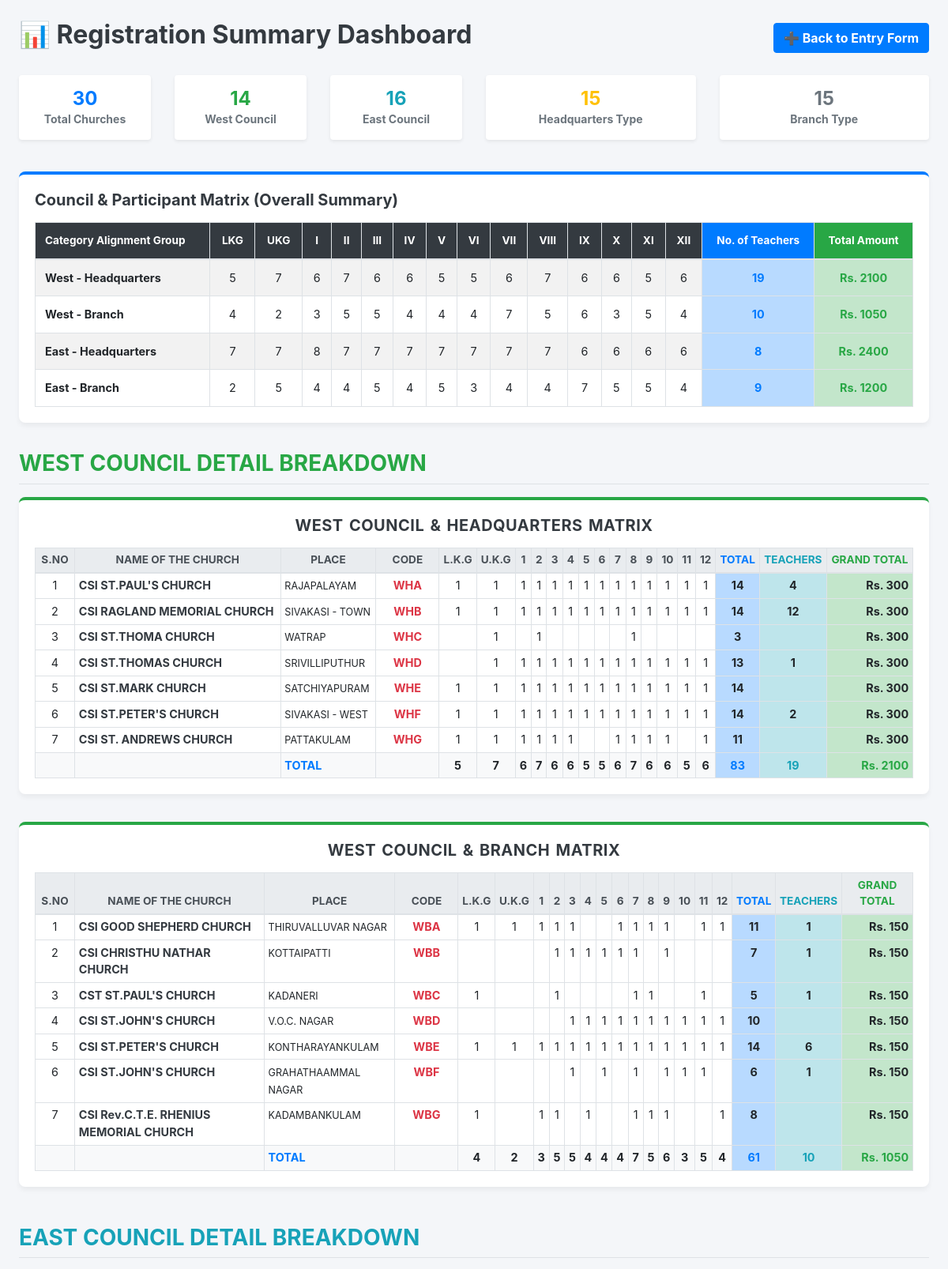
The app's page /statistics (upper part) with its own data.
### tables this page shows
CREATE TABLE church_schools (
    id INTEGER PRIMARY KEY AUTOINCREMENT,
    church_name TEXT NOT NULL,
    place TEXT NOT NULL,
    council TEXT NOT NULL,
    headquarters_branch TEXT NOT NULL,
    alphabet_key TEXT NOT NULL,
    num_teachers INTEGER DEFAULT 0,
    teacher_names TEXT,
    amount_due INTEGER DEFAULT 0,
    payment_status TEXT DEFAULT 'No',
    lkg_id TEXT, lkg_name TEXT,
    ukg_id TEXT, ukg_name TEXT,
    std1_id TEXT, std1_name TEXT,
    std2_id TEXT, std2_name TEXT,
    std3_id TEXT, std3_name TEXT,
    std4_id TEXT, std4_name TEXT,
    std5_id TEXT, std5_name TEXT,
    std6_id TEXT, std6_name TEXT,
    std7_id TEXT, std7_name TEXT,
    std8_id TEXT, std8_name TEXT,
    std9_id TEXT, std9_name TEXT,
    std10_id TEXT, std10_name TEXT,
    std11_id TEXT, std11_name TEXT,
    std12_id TEXT, std12_name TEXT
);

### app.py (the view)
@app.route("/statistics")
def statistics():
    conn = get_connection()
    total_churches = conn.execute("SELECT COUNT(*) FROM church_schools").fetchone()[0]
    west_count = conn.execute("SELECT COUNT(*) FROM church_schools WHERE council='WEST Council'").fetchone()[0]
    east_count = conn.execute("SELECT COUNT(*) FROM church_schools WHERE council='EAST Council'").fetchone()[0]
    headquarters_count = conn.execute("SELECT COUNT(*) FROM church_schools WHERE headquarters_branch='Headquarters'").fetchone()[0]
    branch_count = conn.execute("SELECT COUNT(*) FROM church_schools WHERE headquarters_branch='Branch'").fetchone()[0]
    def get_aggregated_matrix(council, hq_b):
        return conn.execute(f"""
            SELECT COUNT(lkg_name), COUNT(ukg_name), COUNT(std1_name), COUNT(std2_name), COUNT(std3_name),
                   COUNT(std4_name), COUNT(std5_name), COUNT(std6_name), COUNT(std7_name), COUNT(std8_name),
                   COUNT(std9_name), COUNT(std10_name), COUNT(std11_name), COUNT(std12_name),
                   IFNULL(SUM(num_teachers), 0), IFNULL(SUM(amount_due), 0)
            FROM church_schools WHERE council='{council}' AND headquarters_branch='{hq_b}'
        """).fetchone()
    west_hq = get_aggregated_matrix("WEST Council", "Headquarters")
    west_branch = get_aggregated_matrix("WEST Council", "Branch")
    east_hq = get_aggregated_matrix("EAST Council", "Headquarters")
    east_branch = get_aggregated_matrix("EAST Council", "Branch")
    west_churches = conn.execute("""
        SELECT * FROM church_schools WHERE council='WEST Council' ORDER BY alphabet_key ASC, church_name ASC
    """).fetchall()
    east_churches = conn.execute("""
        SELECT * FROM church_schools WHERE council='EAST Council' ORDER BY alphabet_key ASC, church_name ASC
    """).fetchall()
    conn.close()
    return render_template(
        "statistics.html",
        total_churches=total_churches,
        west_count=west_count,
        east_count=east_count,
        headquarters_count=headquarters_count,
        branch_count=branch_count,
        west_hq=west_hq,
        west_branch=west_branch,
        east_hq=east_hq,
        east_branch=east_branch,
        west_churches=west_churches,
        east_churches=east_churches
    )

### app.py (called while the page is built)
def get_connection():
    conn = sqlite3.connect(DATABASE)
    conn.row_factory = sqlite3.Row
    return conn

### templates/statistics.html (shortened to what this page needs)
<!DOCTYPE html>
<html lang="en">
<head>
    <link rel="stylesheet" href="https://cdnjs.cloudflare.com/ajax/libs/bootstrap/4.6.2/css/bootstrap.min.css">
</head>
<body>
<div class="container-fluid px-4">
    <div class="d-flex justify-content-between align-items-center mb-4">
        <h2 class="text-dark font-weight-bold">📊 Registration Summary Dashboard</h2>
        <a href="/data-entry" class="btn btn-primary font-weight-bold">➕ Back to Entry Form</a>
    </div>
    <div class="row text-center mb-4">
        <div class="col-md-2 col-sm-4 mb-3">
            <div class="card p-3 shadow-sm border-0"><h4 class="text-primary font-weight-bold mb-0">{{ total_churches }}</h4><small class="text-muted font-weight-bold">Total Churches</small></div>
        </div>
        <div class="col-md-2 col-sm-4 mb-3">
            <div class="card p-3 shadow-sm border-0"><h4 class="text-success font-weight-bold mb-0">{{ west_count }}</h4><small class="text-muted font-weight-bold">West Council</small></div>
        </div>
        <div class="col-md-2 col-sm-4 mb-3">
            <div class="card p-3 shadow-sm border-0"><h4 class="text-info font-weight-bold mb-0">{{ east_count }}</h4><small class="text-muted font-weight-bold">East Council</small></div>
        </div>
        <div class="col-md-3 col-sm-6 mb-3">
            <div class="card p-3 shadow-sm border-0"><h4 class="text-warning font-weight-bold mb-0">{{ headquarters_count }}</h4><small class="text-muted font-weight-bold">Headquarters Type</small></div>
        </div>
        <div class="col-md-3 col-sm-6 mb-3">
            <div class="card p-3 shadow-sm border-0"><h4 class="text-secondary font-weight-bold mb-0">{{ branch_count }}</h4><small class="text-muted font-weight-bold">Branch Type</small></div>
        </div>
    </div>
    <div class="stat-card" style="border-top-color: #007bff;">
        <h5 class="font-weight-bold text-dark mb-3"> Council & Participant Matrix (Overall Summary)</h5>
        <div class="table-responsive">
            <table class="table table-bordered table-striped table-hover text-center mb-0">
                <thead class="bg-dark text-white">
                    <tr>
                        <th class="text-left">Category Alignment Group</th>
                        <th>LKG</th><th>UKG</th><th>I</th><th>II</th><th>III</th><th>IV</th><th>V</th><th>VI</th><th>VII</th><th>VIII</th><th>IX</th><th>X</th><th>XI</th><th>XII</th>
                        <th class="bg-primary text-white">No. of Teachers</th>
                        <th class="bg-success text-white">Total Amount</th>
                    </tr>
                </thead>
                <tbody>
                    <tr>
                        <td class="font-weight-bold text-left">West - Headquarters</td>
                        {% for i in range(14) %} <td>{{ west_hq[i] }}</td> {% endfor %}
                        <td class="font-weight-bold table-primary text-primary">{{ west_hq[14] }}</td>
                        <td class="font-weight-bold table-success text-success">Rs. {{ west_hq[15] }}</td>
                    </tr>
                    <tr>
                        <td class="font-weight-bold text-left">West - Branch</td>
                        {% for i in range(14) %} <td>{{ west_branch[i] }}</td> {% endfor %}
                        <td class="font-weight-bold table-primary text-primary">{{ west_branch[14] }}</td>
                        <td class="font-weight-bold table-success text-success">Rs. {{ west_branch[15] }}</td>
                    </tr>
                    <tr>
                        <td class="font-weight-bold text-left">East - Headquarters</td>
                        {% for i in range(14) %} <td>{{ east_hq[i] }}</td> {% endfor %}
                        <td class="font-weight-bold table-primary text-primary">{{ east_hq[14] }}</td>
                        <td class="font-weight-bold table-success text-success">Rs. {{ east_hq[15] }}</td>
                    </tr>
                    <tr>
                        <td class="font-weight-bold text-left">East - Branch</td>
                        {% for i in range(14) %} <td>{{ east_branch[i] }}</td> {% endfor %}
                        <td class="font-weight-bold table-primary text-primary">{{ east_branch[14] }}</td>
                        <td class="font-weight-bold table-success text-success">Rs. {{ east_branch[15] }}</td>
                    </tr>
                </tbody>
            </table>
        </div>
    </div>
    {%- macro render_council_matrix(title_label, church_dataset, target_type, border_color) -%}
    <div class="stat-card" style="border-top-color: {{ border_color }};">
        <h5 class="text-center text-dark font-weight-bold mb-3 matrix-title">{{ title_label }}</h5>
        <div class="table-responsive">
            <table class="table table-bordered table-sm text-center mb-0">
                <thead class="thead-light">
                    <tr>
                        <th style="width: 50px;">S.NO</th>
                        <th>NAME OF THE CHURCH</th>
                        <th>PLACE</th>
                        <th style="width: 80px;">CODE</th>
                        <th>L.K.G</th>
                        <th>U.K.G</th>
                        <th>1</th><th>2</th><th>3</th><th>4</th><th>5</th><th>6</th><th>7</th><th>8</th><th>9</th><th>10</th><th>11</th><th>12</th>
                        <th class="table-primary text-primary">TOTAL</th>
                        <th class="table-info text-info">TEACHERS</th>
                        <th class="table-success text-success">GRAND TOTAL</th>
                    </tr>
                </thead>
                <tbody>
                    {% set ns = namespace(row_num=0, t_lkg=0, t_ukg=0, t_s1=0, t_s2=0, t_s3=0, t_s4=0, t_s5=0, t_s6=0, t_s7=0, t_s8=0, t_s9=0, t_s10=0, t_s11=0, t_s12=0, t_total_students=0, t_teachers=0, t_grand_total=0) %}
                    {% for ch in church_dataset %}
                        {% if ch.headquarters_branch == target_type %}
                            {% set ns.row_num = ns.row_num + 1 %}
                            {% set lkg_val = 1 if ch.lkg_name else 0 %}
                            {% set ukg_val = 1 if ch.ukg_name else 0 %}
                            {% set s1_val = 1 if ch.std1_name else 0 %}
                            {% set s2_val = 1 if ch.std2_name else 0 %}
                            {% set s3_val = 1 if ch.std3_name else 0 %}
                            {% set s4_val = 1 if ch.std4_name else 0 %}
                            {% set s5_val = 1 if ch.std5_name else 0 %}
                            {% set s6_val = 1 if ch.std6_name else 0 %}
                            {% set s7_val = 1 if ch.std7_name else 0 %}
                            {% set s8_val = 1 if ch.std8_name else 0 %}
                            {% set s9_val = 1 if ch.std9_name else 0 %}
                            {% set s10_val = 1 if ch.std10_name else 0 %}
                            {% set s11_val = 1 if ch.std11_name else 0 %}
                            {% set s12_val = 1 if ch.std12_name else 0 %}
                            {% set church_student_total = lkg_val + ukg_val + s1_val + s2_val + s3_val + s4_val + s5_val + s6_val + s7_val + s8_val + s9_val + s10_val + s11_val + s12_val %}
                            {% set ns.t_lkg = ns.t_lkg + lkg_val %} {% set ns.t_ukg = ns.t_ukg + ukg_val %}
                            {% set ns.t_s1 = ns.t_s1 + s1_val %} {% set ns.t_s2 = ns.t_s2 + s2_val %}
                            {% set ns.t_s3 = ns.t_s3 + s3_val %} {% set ns.t_s4 = ns.t_s4 + s4_val %}
                            {% set ns.t_s5 = ns.t_s5 + s5_val %} {% set ns.t_s6 = ns.t_s6 + s6_val %}
                            {% set ns.t_s7 = ns.t_s7 + s7_val %} {% set ns.t_s8 = ns.t_s8 + s8_val %}
                            {% set ns.t_s9 = ns.t_s9 + s9_val %} {% set ns.t_s10 = ns.t_s10 + s10_val %}
                            {% set ns.t_s11 = ns.t_s11 + s11_val %} {% set ns.t_s12 = ns.t_s12 + s12_val %}
                            {% set ns.t_total_students = ns.t_total_students + church_student_total %}
                            {% set ns.t_teachers = ns.t_teachers + ch.num_teachers %}
                            {% set ns.t_grand_total = ns.t_grand_total + ch.amount_due %}
                            <tr>
                                <td>{{ ns.row_num }}</td>
                                <td class="text-left font-weight-bold text-dark">{{ ch.church_name }}</td>
                                <td class="text-left"><small>{{ ch.place }}</small></td>
                                <td class="font-weight-bold text-danger">{{ ch.alphabet_key }}</td>
                                <td>{{ lkg_val if lkg_val > 0 else '' }}</td>
                                <td>{{ ukg_val if ukg_val > 0 else '' }}</td>
                                <td>{{ s1_val if s1_val > 0 else '' }}</td>
                                <td>{{ s2_val if s2_val > 0 else '' }}</td>
                                <td>{{ s3_val if s3_val > 0 else '' }}</td>
                                <td>{{ s4_val if s4_val > 0 else '' }}</td>
                                <td>{{ s5_val if s5_val > 0 else '' }}</td>
                                <td>{{ s6_val if s6_val > 0 else '' }}</td>
                                <td>{{ s7_val if s7_val > 0 else '' }}</td>
                                <td>{{ s8_val if s8_val > 0 else '' }}</td>
                                <td>{{ s9_val if s9_val > 0 else '' }}</td>
                                <td>{{ s10_val if s10_val > 0 else '' }}</td>
                                <td>{{ s11_val if s11_val > 0 else '' }}</td>
                                <td>{{ s12_val if s12_val > 0 else '' }}</td>
                                <td class="table-primary font-weight-bold">{{ church_student_total if church_student_total > 0 else '' }}</td>
                                <td class="table-info font-weight-bold">{{ ch.num_teachers if ch.num_teachers > 0 else '' }}</td>
                                <td class="table-success font-weight-bold text-right">Rs. {{ ch.amount_due }}</td>
                            </tr>
                        {% endif %}
                    {% endfor %}
                    {% if ns.row_num == 0 %}
                        <tr><td colspan="21" class="text-muted py-3">No matching registration data records found for this block.</td></tr>
                    {% else %}
                        <tr class="total-row">
                            <td></td>
                            <td></td>
                            <td class="text-left text-primary font-weight-bold">TOTAL</td>
                            <td></td>
                            <td>{{ ns.t_lkg if ns.t_lkg > 0 else 0 }}</td>
                            <td>{{ ns.t_ukg if ns.t_ukg > 0 else 0 }}</td>
                            <td>{{ ns.t_s1 if ns.t_s1 > 0 else 0 }}</td>
                            <td>{{ ns.t_s2 if ns.t_s2 > 0 else 0 }}</td>
                            <td>{{ ns.t_s3 if ns.t_s3 > 0 else 0 }}</td>
                            <td>{{ ns.t_s4 if ns.t_s4 > 0 else 0 }}</td>
                            <td>{{ ns.t_s5 if ns.t_s5 > 0 else 0 }}</td>
                            <td>{{ ns.t_s6 if ns.t_s6 > 0 else 0 }}</td>
                            <td>{{ ns.t_s7 if ns.t_s7 > 0 else 0 }}</td>
                            <td>{{ ns.t_s8 if ns.t_s8 > 0 else 0 }}</td>
                            <td>{{ ns.t_s9 if ns.t_s9 > 0 else 0 }}</td>
                            <td>{{ ns.t_s10 if ns.t_s10 > 0 else 0 }}</td>
                            <td>{{ ns.t_s11 if ns.t_s11 > 0 else 0 }}</td>
                            <td>{{ ns.t_s12 if ns.t_s12 > 0 else 0 }}</td>
                            <td class="table-primary text-primary font-weight-bold">{{ ns.t_total_students }}</td>
                            <td class="table-info text-info font-weight-bold">{{ ns.t_teachers }}</td>
                            <td class="table-success text-success font-weight-bold text-right">Rs. {{ ns.t_grand_total }}</td>
                        </tr>
                    {% endif %}
                </tbody>
            </table>
        </div>
    </div>
    {%- endmacro -%}
    <h3 class="font-weight-bold text-success mb-3 border-bottom pb-2 mt-4">WEST COUNCIL DETAIL BREAKDOWN</h3>
    {{ render_council_matrix("WEST COUNCIL & HEADQUARTERS MATRIX", west_churches, "Headquarters", "#28a745") }}
    {{ render_council_matrix("WEST COUNCIL & BRANCH MATRIX", west_churches, "Branch", "#28a745") }}
    <h3 class="font-weight-bold text-info mb-3 border-bottom pb-2 mt-5">EAST COUNCIL DETAIL BREAKDOWN</h3>
</div>
</body>
</html>

### templates/statistics.html (style rules this page uses)
body { background-color: #f4f6f9; padding: 25px 0; }
.stat-card { border-radius: 8px; border-top: 4px solid #007bff; box-shadow: 0 4px 6px rgba(0,0,0,0.05); background: white; padding: 20px; margin-bottom: 35px; }
.matrix-title { font-weight: bold; text-transform: uppercase; letter-spacing: 0.5px; word-spacing: 2px; }
.total-row { background-color: #f8f9fa; font-weight: bold; }
th { font-size: 0.85rem; }
td { font-size: 0.9rem; }

### records on screen
church_schools: row_num "1", church_name "CSI ST.PAUL'S CHURCH", place "RAJAPALAYAM", alphabet_key "WHA", id "1", church_student_total "14", num_teachers "4", amount_due "300"
church_schools: row_num "2", church_name "CSI RAGLAND MEMORIAL CHURCH", place "SIVAKASI - TOWN", alphabet_key "WHB", lkg_val "1", ukg_val "1", s1_val "1", s2_val "1", s3_val "1", s4_val "1", s5_val "1", s6_val "1", s7_val "1", s8_val "1", s9_val "1", s10_val "1", s11_val "1", s12_val "1", church_student_total "14", num_teachers "12", amount_due "300"
church_schools: row_num "3", church_name "CSI ST.THOMA CHURCH", place "WATRAP", alphabet_key "WHC", ukg_val "1", s2_val "1", s8_val "1", id "3", amount_due "300"
church_schools: row_num "4", church_name "CSI ST.THOMAS CHURCH", place "SRIVILLIPUTHUR", alphabet_key "WHD", num_teachers "1", church_student_total "13", amount_due "300"
church_schools: row_num "5", church_name "CSI ST.MARK CHURCH", place "SATCHIYAPURAM", alphabet_key "WHE", lkg_val "1", ukg_val "1", s1_val "1", s2_val "1", s3_val "1", s4_val "1", s5_val "1", s6_val "1", s7_val "1", s8_val "1", s9_val "1", s10_val "1", s11_val "1", s12_val "1", church_student_total "14", amount_due "300"
church_schools: row_num "6", church_name "CSI ST.PETER'S CHURCH", place "SIVAKASI - WEST", alphabet_key "WHF", lkg_val "1", ukg_val "1", s1_val "1", s2_val "1", s3_val "1", s4_val "1", s5_val "1", s6_val "1", s7_val "1", s8_val "1", s9_val "1", s10_val "1", s11_val "1", s12_val "1", church_student_total "14", num_teachers "2", amount_due "300"
church_schools: row_num "7", church_name "CSI ST. ANDREWS CHURCH", place "PATTAKULAM", alphabet_key "WHG", lkg_val "1", ukg_val "1", s1_val "1", s2_val "1", s3_val "1", s4_val "1", s7_val "1", s8_val "1", s9_val "1", s10_val "1", s12_val "1", church_student_total "11", amount_due "300"
church_schools: row_num "1", church_name "CSI GOOD SHEPHERD CHURCH", place "THIRUVALLUVAR NAGAR", alphabet_key "WBA", num_teachers "1", church_student_total "11", amount_due "150"
church_schools: row_num "2", church_name "CSI CHRISTHU NATHAR CHURCH", place "KOTTAIPATTI", alphabet_key "WBB", num_teachers "1", church_student_total "7", amount_due "150"
church_schools: row_num "3", church_name "CST ST.PAUL'S CHURCH", place "KADANERI", alphabet_key "WBC", num_teachers "1", church_student_total "5", amount_due "150"
church_schools: row_num "4", church_name "CSI ST.JOHN'S CHURCH", place "V.O.C. NAGAR", alphabet_key "WBD", s3_val "1", s4_val "1", s5_val "1", s6_val "1", s7_val "1", s8_val "1", s9_val "1", s10_val "1", s11_val "1", s12_val "1", church_student_total "10", amount_due "150"
church_schools: row_num "5", church_name "CSI ST.PETER'S CHURCH", place "KONTHARAYANKULAM", alphabet_key "WBE", lkg_val "1", ukg_val "1", s1_val "1", s2_val "1", s3_val "1", s4_val "1", s5_val "1", s6_val "1", s7_val "1", s8_val "1", s9_val "1", s10_val "1", s11_val "1", s12_val "1", church_student_total "14", num_teachers "6", amount_due "150"
church_schools: row_num "6", church_name "CSI ST.JOHN'S CHURCH", place "GRAHATHAAMMAL NAGAR", alphabet_key "WBF", num_teachers "1", church_student_total "6", amount_due "150"
church_schools: row_num "7", church_name "CSI Rev.C.T.E. RHENIUS MEMORIAL CHURCH", place "KADAMBANKULAM", alphabet_key "WBG", lkg_val "1", s1_val "1", s2_val "1", s4_val "1", s7_val "1", s8_val "1", s9_val "1", s12_val "1", church_student_total "8", amount_due "150"

### other values on screen
{{ total_churches }} "30"
{{ west_count }} "14"
{{ east_count }} "16"
{{ headquarters_count }} "15"
{{ branch_count }} "15"
{{ west_hq[i] }} "5" "7" "6" "7" "6" "6" "5" "5" "6" "7" "6" "6" "5" "6"
{{ west_hq[14] }} "19"
{{ west_hq[15] }} "2100"
{{ west_branch[i] }} "4" "2" "3" "5" "5" "4" "4" "4" "7" "5" "6" "3" "5" "4"
{{ west_branch[14] }} "10"
{{ west_branch[15] }} "1050"
{{ east_hq[i] }} "7" "7" "8" "7" "7" "7" "7" "7" "7" "7" "6" "6" "6" "6"
{{ east_hq[14] }} "8"
{{ east_hq[15] }} "2400"
{{ east_branch[i] }} "2" "5" "4" "4" "5" "4" "5" "3" "4" "4" "7" "5" "5" "4"
